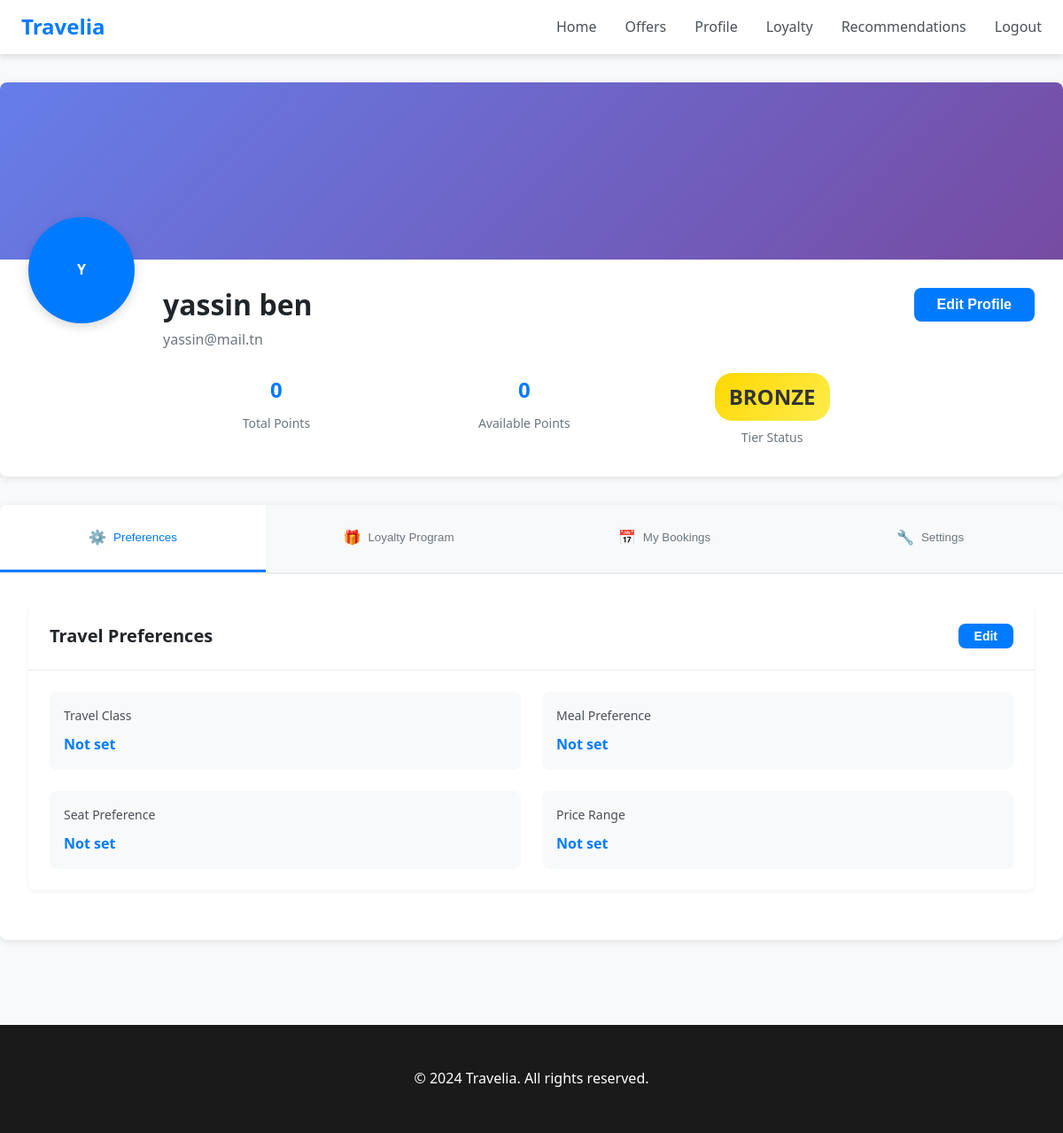
Before: /client/profile/ (signed in) with the older database file.
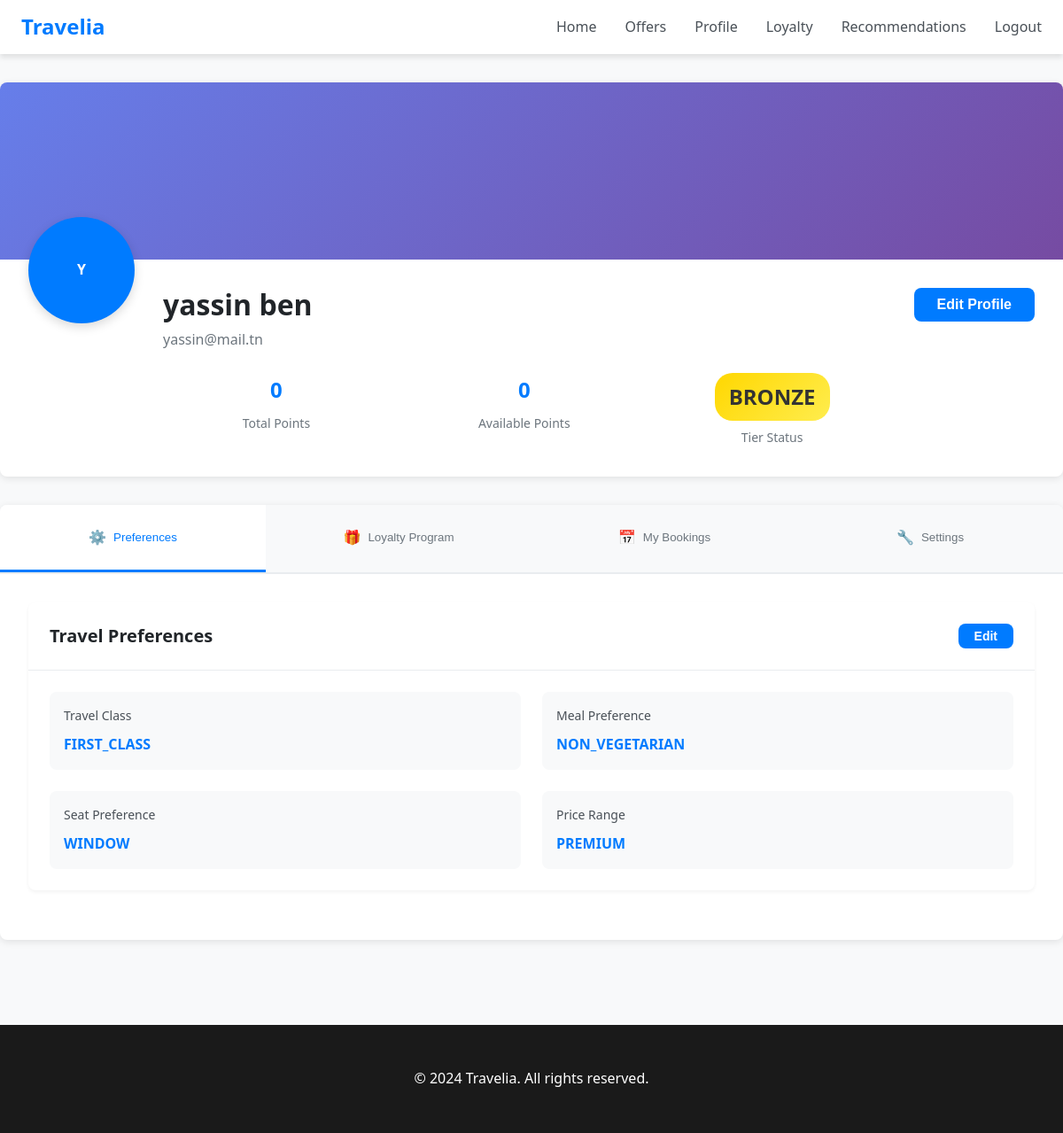
After: the same page with the newer database file.
### client/models.py (models this page shows, shortened)
class User(AbstractUser):
    username = models.CharField(max_length=150, blank=True)  # optional
    first_name = models.CharField(max_length=30)
    last_name = models.CharField(max_length=30)
    fullname = models.CharField(max_length=61, blank=True, null=True)
    email = models.EmailField(unique=True)
    role = models.CharField(max_length=10, choices=Roles.choices, default=Roles.CLIENT)
    created_at = models.DateTimeField(auto_now_add=True)
    address = models.CharField(max_length=255, blank=True, null=True)
    phone_number = models.CharField(max_length=20, blank=True, null=True)
    USERNAME_FIELD = 'email'
    REQUIRED_FIELDS = ['first_name', 'last_name', 'username']
    objects = CustomUserManager()
    class Meta:
        verbose_name = _('User')
        verbose_name_plural = _('Users')

### programmeFidilite/models.py (models this page shows, shortened)
class LoyaltyProgram(models.Model):
    user = models.OneToOneField(settings.AUTH_USER_MODEL, on_delete=models.CASCADE, related_name='loyalty_program')
    points = models.PositiveIntegerField(default=0)
    enrolled_at = models.DateTimeField(auto_now_add=True)
    tier = models.CharField(
        max_length=10,
        choices=loyaltyTier.choices,
        default=loyaltyTier.BRONZE,
    )
    totalEarnedPoints = models.PositiveIntegerField(default=0)
    totalRedeemedPoints = models.PositiveIntegerField(default=0)
    pointsExpiryDate = models.DateTimeField(null=True, blank=True)
    last_tier_update = models.DateTimeField(auto_now_add=True)

### preferences/models.py (models this page shows, shortened)
class Preference(models.Model):  # PascalCase for class names
    user = models.OneToOneField(  # OneToOne since each user has one preference
        'client.User',
        on_delete=models.CASCADE,
        related_name='preference'
    )
    travel_class = models.CharField(  # snake_case for field names
        max_length=20,
        choices=TravelClass.choices,
        default=TravelClass.ECONOMY
    )
    meal_preference = models.CharField(
        max_length=20,
        choices=MealPreference.choices,
        default=MealPreference.NON_VEGETARIAN
    )
    seat_preference = models.CharField(
        max_length=20,
        choices=SeatPreference.choices,
        default=SeatPreference.AISLE
    )
    price_range = models.CharField(
        max_length=20,
        choices=PriceRange.choices,
        default=PriceRange.STANDARD
    )
    minimum_star_rating = models.PositiveIntegerField(  # Fixed typo
        validators=[
            MinValueValidator(1, message="Star rating must be at least 1"),
            MaxValueValidator(5, message="Star rating cannot exceed 5")
        ],
        default=3,
        help_text="Preferred minimum star rating (1-5)"
    )
    special_notes = models.TextField(
        blank=True,
        help_text="Any other recurring special requests or preferences"
    )
    created_at = models.DateTimeField(auto_now_add=True)  # snake_case
    updated_at = models.DateTimeField(auto_now=True)  # Renamed for clarity
    class Meta:
        verbose_name = _('User Preference')
        verbose_name_plural = _('User Preferences')

### client/views.py (the view)
# urls.py: path('profile/', views.profile, name='profile'),
def profile(request):
    if not request.user.is_authenticated:
        messages.error(request, "You must be logged in to view your profile.")
        return redirect('home')
    user = request.user
    loyalty = getattr(user, 'loyalty_program', None)
    preference = getattr(user, 'preference', None)
    transactions = None
    bookings = None
    if loyalty:
        transactions = loyalty.transactions.all()[:10]
    if hasattr(user, 'reservations'):
        bookings = user.reservations.all()[:5]
    context = {
        'user': user,
        'loyalty': loyalty,
        'preference': preference,
        'transactions': transactions,
        'bookings': bookings,
    }
    return render(request, 'client/profile.html', context)

### templates/client/profile.html (shortened to what this page needs)
{% extends 'base.html' %}
{% load static %}
{% block extra_css %}
<link rel="stylesheet" href="{% static 'css/profile.css' %}">
{% endblock %}
{% block content %}
<div class="container profile-container">
    <div class="profile-header">
        <div class="profile-cover"></div>
        <div class="profile-info">
            <div class="profile-avatar">
                <span class="avatar-initial">{{ user.first_name|first|upper }}</span>
            </div>
            <div class="profile-details">
                <h1>{{ user.first_name }} {{ user.last_name }}</h1>
                <p class="email">{{ user.email }}</p>
                <div class="profile-stats">
                    <div class="stat">
                        <span class="stat-value">{{ loyalty.totalEarnedPoints|default:"0" }}</span>
                        <span class="stat-label">Total Points</span>
                    </div>
                    <div class="stat">
                        <span class="stat-value">{{ loyalty.points|default:"0" }}</span>
                        <span class="stat-label">Available Points</span>
                    </div>
                    <div class="stat">
                        <span class="stat-value tier-badge">{{ loyalty.tier|default:"BRONZE" }}</span>
                        <span class="stat-label">Tier Status</span>
                    </div>
                </div>
            </div>
            <div class="profile-actions">
                <button class="btn btn-primary" onclick="editProfile()">Edit Profile</button>
            </div>
        </div>
    </div>
    <div class="profile-content">
        <div class="tabs">
            <button class="tab-btn active" data-tab="preferences">
                <span class="icon">⚙️</span> Preferences
            </button>
            <button class="tab-btn" data-tab="loyalty">
                <span class="icon">🎁</span> Loyalty Program
            </button>
            <button class="tab-btn" data-tab="bookings">
                <span class="icon">📅</span> My Bookings
            </button>
            <button class="tab-btn" data-tab="settings">
                <span class="icon">🔧</span> Settings
            </button>
        </div>
        <div class="tab-content active" id="preferences-tab">
            <div class="card">
                <div class="card-header">
                    <h3>Travel Preferences</h3>
                    <button class="btn btn-sm btn-primary" onclick="editPreferences()">Edit</button>
                </div>
                <div class="card-body">
                    <div class="preferences-grid">
                        <div class="pref-item">
                            <span class="pref-label">Travel Class</span>
                            <span class="pref-value">{{ preference.travel_class|default:"Not set" }}</span>
                        </div>
                        <div class="pref-item">
                            <span class="pref-label">Meal Preference</span>
                            <span class="pref-value">{{ preference.meal_preference|default:"Not set" }}</span>
                        </div>
                        <div class="pref-item">
                            <span class="pref-label">Seat Preference</span>
                            <span class="pref-value">{{ preference.seat_preference|default:"Not set" }}</span>
                        </div>
                        <div class="pref-item">
                            <span class="pref-label">Price Range</span>
                            <span class="pref-value">{{ preference.price_range|default:"Not set" }}</span>
                        </div>
                    </div>
                </div>
            </div>
        </div>
    </div>
</div>
{% endblock %}

### templates/base.html (shortened to what this page needs)
<!DOCTYPE html>
<html lang="en">
<head>
    {% load static %}
    <link rel="stylesheet" href="{% static 'css/main.css' %}">
    {% block extra_css %}{% endblock %}
</head>
<body>
    <nav class="navbar">
        <div class="container">
            <div class="navbar-brand">
                <h1>Travelia</h1>
            </div>
            <div class="navbar-menu">
                <ul class="navbar-items">
                    <li><a href="{% url 'home' %}">Home</a></li>
                    <li><a href="{% url 'offreDestination:offers-list' %}">Offers</a></li>
                    {% if user.is_authenticated %}
                        <li><a href="{% url 'client:profile' %}">Profile</a></li>
                        <li><a href="{% url 'programmeFidilite:loyalty_dashboard' %}">Loyalty</a></li>
                        <li><a href="{% url 'recommandation:recommendations' %}">Recommendations</a></li>
                        <li><a href="{% url 'client:logout' %}">Logout</a></li>
                    {% else %}
                        <li><button class="btn btn-primary" onclick="openAuthModal()">Sign In / Sign Up</button></li>
                    {% endif %}
                </ul>
            </div>
        </div>
    </nav>
    <main>
        {% block content %}{% endblock %}
    </main>
    <footer class="footer">
        <div class="container">
            <p>&copy; 2024 Travelia. All rights reserved.</p>
        </div>
    </footer>
</body>
</html>

### static/css/main.css (style rules this page uses)
:root { --primary: #007bff; --primary-dark: #0056b3; --primary-light: #e7f1ff; --secondary: #6c757d; --success: #28a745; --danger: #dc3545; --warning: #ffc107; --info: #17a2b8; --bronze: #cd7f32; --silver: #c0c0c0; --gold: #ffd700; --platinum: #e5e4e2; --white: #ffffff; --light: #f8f9fa; --gray-100: #f1f3f5; --gray-200: #e9ecef; --gray-300: #dee2e6; --gray-400: #ced4da; --gray-500: #adb5bd; --gray-600: #6c757d; --gray-700: #495057; --gray-800: #343a40; --gray-900: #212529; --dark: #1a1a1a; --spacing-xs: 0.25rem; --spacing-sm: 0.5rem; --spacing-md: 1rem; --spacing-lg: 1.5rem; --spacing-xl: 2rem; --spacing-2xl: 3rem; --spacing-3xl: 4rem; --radius-sm: 0.25rem; --radius-md: 0.5rem; --radius-lg: 1rem; --radius-xl: 1.5rem; --shadow-sm: 0 1px 2px rgba(0, 0, 0, 0.05); --shadow-md: 0 4px 6px rgba(0, 0, 0, 0.1); --shadow-lg: 0 10px 15px rgba(0, 0, 0, 0.1); --shadow-xl: 0 20px 25px rgba(0, 0, 0, 0.15); --transition-fast: 150ms ease-in-out; --transition-base: 250ms ease-in-out; --transition-slow: 350ms ease-in-out; --text-xs: 0.75rem; --text-sm: 0.875rem; --text-base: 1rem; --text-lg: 1.125rem; --text-xl: 1.25rem; --text-2xl: 1.5rem; --text-3xl: 1.875rem; }
* { margin: 0; padding: 0; box-sizing: border-box; }
html, body { height: 100%; font-family: 'Segoe UI', Tahoma, Geneva, Verdana, sans-serif; background-color: var(--light); color: var(--gray-900); }
body { display: flex; flex-direction: column; }
main { flex: 1; }
.container { max-width: 1200px; margin: 0 auto; padding: 0 var(--spacing-xl); }
h1, h2, h3, h4, h5, h6 { font-weight: 600; line-height: 1.2; margin-bottom: var(--spacing-md); }
h1 { font-size: var(--text-3xl); }
h3 { font-size: var(--text-xl); }
p, a, span { font-size: var(--text-base); line-height: 1.6; }
a { color: var(--primary); text-decoration: none; transition: color var(--transition-fast); }
.btn { display: inline-block; padding: var(--spacing-sm) var(--spacing-lg); border: 2px solid transparent; border-radius: var(--radius-md); font-size: var(--text-base); font-weight: 600; cursor: pointer; transition: all var(--transition-fast); text-decoration: none; text-align: center; }
.btn-primary { background-color: var(--primary); color: var(--white); }
.btn-sm { padding: var(--spacing-xs) var(--spacing-md); font-size: var(--text-sm); }
.card { background: var(--white); border-radius: var(--radius-lg); box-shadow: var(--shadow-md); overflow: hidden; transition: transform var(--transition-base), box-shadow var(--transition-base); }
.card-header { padding: var(--spacing-lg); border-bottom: 1px solid var(--gray-200); display: flex; justify-content: space-between; align-items: center; }
.card-header h3 { margin: 0; }
.card-body { padding: var(--spacing-lg); }
.navbar { background: var(--white); box-shadow: var(--shadow-md); position: sticky; top: 0; z-index: 100; }
.navbar .container { display: flex; justify-content: space-between; align-items: center; padding: var(--spacing-md) var(--spacing-lg); }
.navbar-brand h1 { margin: 0; color: var(--primary); font-size: var(--text-2xl); }
.navbar-menu { margin: 0; }
.navbar-items { list-style: none; display: flex; gap: var(--spacing-xl); margin: 0; padding: 0; align-items: center; }
.navbar-items a, .navbar-items button { text-decoration: none; color: var(--gray-700); font-weight: 500; transition: color var(--transition-fast); border: none; background: none; cursor: pointer; }
footer.footer { background: var(--dark); color: var(--white); padding: var(--spacing-2xl) 0; text-align: center; margin-top: var(--spacing-3xl); }
footer.footer p { margin: 0; color: var(--white); }

Changed rows visible on the page:
added LoyaltyProgram: totalEarnedPoints "0", points "0", tier "BRONZE"
added Preference: travel_class "FIRST_CLASS", meal_preference "NON_VEGETARIAN", seat_preference "WINDOW", price_range "PREMIUM"
Other visible differences:
{{ loyalty.totalEarnedPoints|default:"0" }}: "0" → (not shown)
{{ loyalty.points|default:"0" }}: "0" → (not shown)
{{ loyalty.tier|default:"BRONZE" }}: "BRONZE" → (not shown)
{{ preference.travel_class|default:"Not set" }}: "Not set" → (not shown)
{{ preference.meal_preference|default:"Not set" }}: "Not set" → (not shown)
{{ preference.seat_preference|default:"Not set" }}: "Not set" → (not shown)
{{ preference.price_range|default:"Not set" }}: "Not set" → (not shown)
